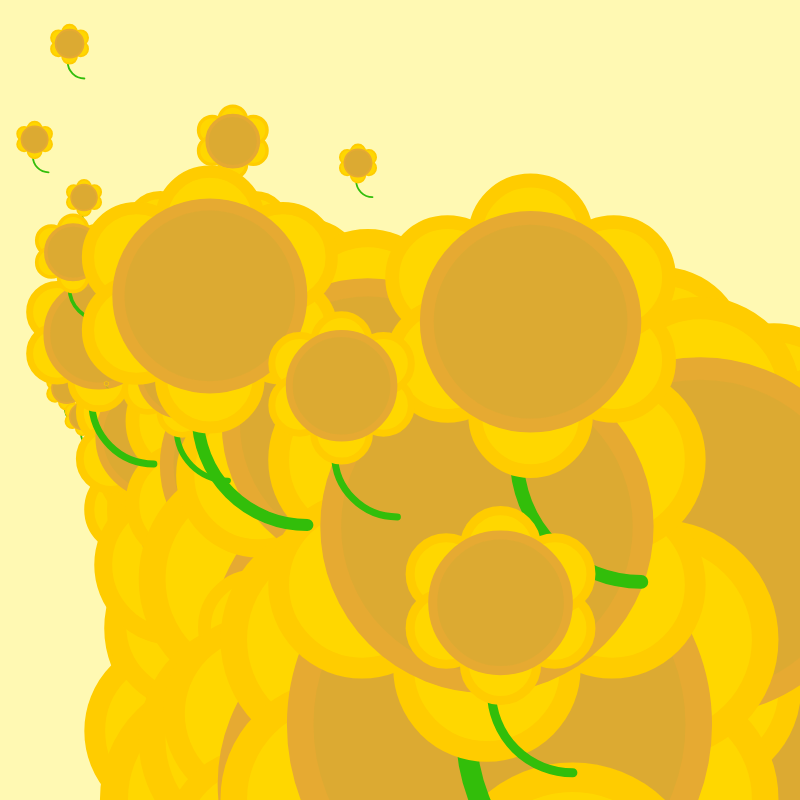
Frame 1 (no input)
Frame 60 (no input): identical to frame 1, image omitted
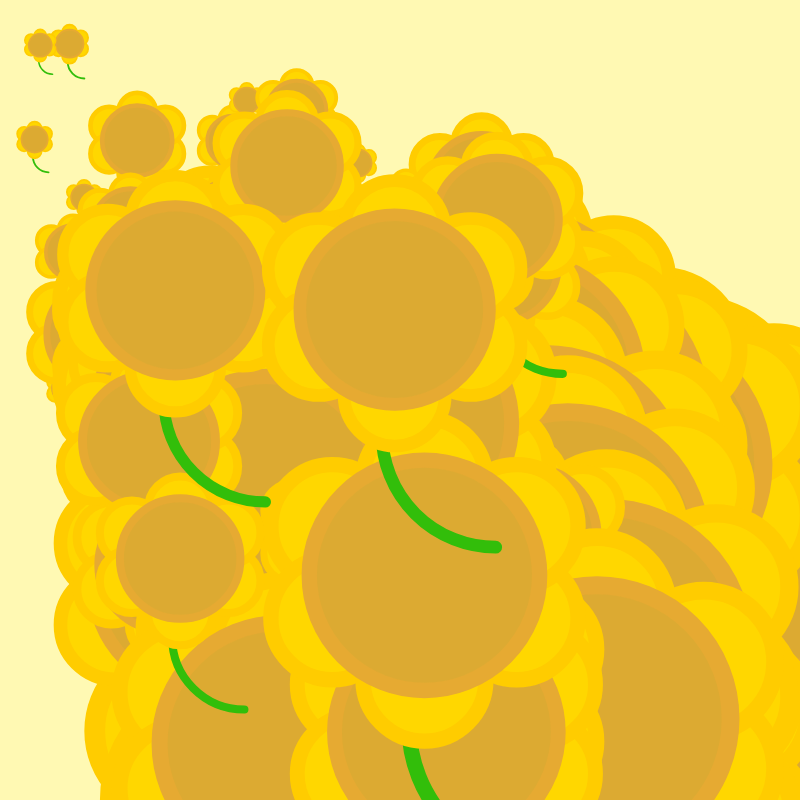
Frame 120 (the mouse pressed at the canvas centre since frame 60)

The p5.js sketch that drew these frames (run headless with seeded random() and noise() and a simulated clock; from frame 60 on, the mouse is pressed at the canvas centre):

// p5.js sketch
// ── sketch.js
var centerX = 0;
var centerY = 0;
var scaling = 2;

function setup() {
  createCanvas(800, 800);
  centerX = width/2;
  centerY = height/2;

  background(color('hsb(55, 30%, 100%)'));

  for(var i = 0; i < 100; i++){
    multiDrawing(random(width/2),random(height/2), random(0.0,3.0));
  }
}

function draw() {
}

function multiDrawing(posX, posY, scales){
  push();
  translate(posX, posY);
  scale(scales);
  //tusk
  noFill();
  strokeWeight(10);
  stroke(50,190,10);
  arc(220, 330, 180, 180, HALF_PI, PI);
  
  //petals
  stroke(255, 204, 0);
  fill(255,215,0);
  ellipse(200,260,80,80);
  ellipse(140,170,80,80);
  ellipse(80,200,80,80);
  ellipse(80,260,80,80);
  ellipse(200,200,80,80);
  ellipse(140,300,80,80);
  
  //center
  stroke(230,170,50);
  fill(220,170,50);
  ellipse(140,232,150,150);
  pop();
  
}

function mousePressed(){
  for(var i = 0; i < 100; i++){
    multiDrawing(random(width/2),random(height/2), random(0.0,2.0));
  }
}
